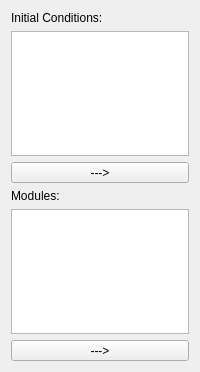
<?xml version="1.0" encoding="UTF-8"?>
<ui version="4.0">
 <class>ModulesToolBox</class>
 <widget class="QWidget" name="ModulesToolBox">
  <property name="geometry">
   <rect>
    <x>0</x>
    <y>0</y>
    <width>200</width>
    <height>372</height>
   </rect>
  </property>
  <property name="minimumSize">
   <size>
    <width>150</width>
    <height>0</height>
   </size>
  </property>
  <property name="maximumSize">
   <size>
    <width>200</width>
    <height>16777215</height>
   </size>
  </property>
  <property name="windowTitle">
   <string>ToolBox</string>
  </property>
  <property name="currentIndex" stdset="0">
   <number>0</number>
  </property>
  <layout class="QGridLayout" name="gridLayout">
   <item row="4" column="1">
    <widget class="QListWidget" name="moduleList"/>
   </item>
   <item row="3" column="1">
    <widget class="QLabel" name="label">
     <property name="text">
      <string>Modules:</string>
     </property>
    </widget>
   </item>
   <item row="1" column="1">
    <widget class="QListWidget" name="initCondList"/>
   </item>
   <item row="0" column="1">
    <widget class="QLabel" name="label_2">
     <property name="text">
      <string>Initial Conditions:</string>
     </property>
    </widget>
   </item>
   <item row="2" column="1">
    <widget class="QToolButton" name="addInitialConditionButton">
     <property name="sizePolicy">
      <sizepolicy hsizetype="Expanding" vsizetype="Fixed">
       <horstretch>0</horstretch>
       <verstretch>0</verstretch>
      </sizepolicy>
     </property>
     <property name="text">
      <string>---&gt;</string>
     </property>
     <property name="icon">
      <iconset>
       <normalon>:/buttons/images/right-arrow.png</normalon>
      </iconset>
     </property>
     <property name="iconSize">
      <size>
       <width>24</width>
       <height>16</height>
      </size>
     </property>
    </widget>
   </item>
   <item row="5" column="1">
    <widget class="QToolButton" name="addModuleButton">
     <property name="sizePolicy">
      <sizepolicy hsizetype="Expanding" vsizetype="Fixed">
       <horstretch>0</horstretch>
       <verstretch>0</verstretch>
      </sizepolicy>
     </property>
     <property name="text">
      <string>---&gt;</string>
     </property>
     <property name="icon">
      <iconset>
       <normalon>:/buttons/images/right-arrow.png</normalon>
      </iconset>
     </property>
     <property name="iconSize">
      <size>
       <width>24</width>
       <height>16</height>
      </size>
     </property>
    </widget>
   </item>
  </layout>
 </widget>
 <resources>
  <include location="imgres.qrc"/>
 </resources>
 <connections>
  <connection>
   <sender>initCondList</sender>
   <signal>doubleClicked(QModelIndex)</signal>
   <receiver>ModulesToolBox</receiver>
   <slot>addInitCond()</slot>
   <hints>
    <hint type="sourcelabel">
     <x>99</x>
     <y>90</y>
    </hint>
    <hint type="destinationlabel">
     <x>99</x>
     <y>185</y>
    </hint>
   </hints>
  </connection>
  <connection>
   <sender>moduleList</sender>
   <signal>doubleClicked(QModelIndex)</signal>
   <receiver>ModulesToolBox</receiver>
   <slot>addModule()</slot>
   <hints>
    <hint type="sourcelabel">
     <x>99</x>
     <y>270</y>
    </hint>
    <hint type="destinationlabel">
     <x>99</x>
     <y>185</y>
    </hint>
   </hints>
  </connection>
  <connection>
   <sender>addInitialConditionButton</sender>
   <signal>clicked()</signal>
   <receiver>ModulesToolBox</receiver>
   <slot>addInitCond()</slot>
   <hints>
    <hint type="sourcelabel">
     <x>99</x>
     <y>170</y>
    </hint>
    <hint type="destinationlabel">
     <x>99</x>
     <y>185</y>
    </hint>
   </hints>
  </connection>
  <connection>
   <sender>addModuleButton</sender>
   <signal>clicked()</signal>
   <receiver>ModulesToolBox</receiver>
   <slot>addModule()</slot>
   <hints>
    <hint type="sourcelabel">
     <x>99</x>
     <y>350</y>
    </hint>
    <hint type="destinationlabel">
     <x>99</x>
     <y>185</y>
    </hint>
   </hints>
  </connection>
 </connections>
 <slots>
  <signal>initCondAdded(PyQt_PyObject)</signal>
  <signal>moduleAdded(PyQt_PyObject)</signal>
  <slot>addInitCond()</slot>
  <slot>addModule()</slot>
 </slots>
</ui>
